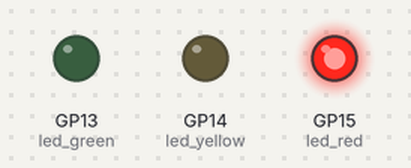
Recording of a program running on a simulated Raspberry Pi Pico running MicroPython. Parts: output pins drawn as LEDs (lit = HIGH).

Above: at 1.5 s.
At 4.0 s:
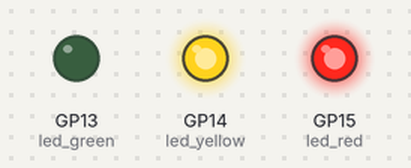
At 6.5 s:
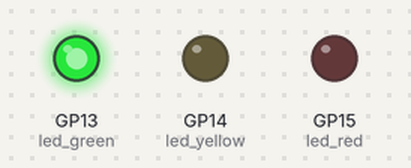
At 9.5 s:
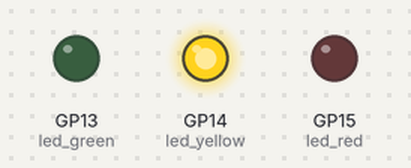
Timing chart, 0 to 14.3 s (numbered marks = the images above):
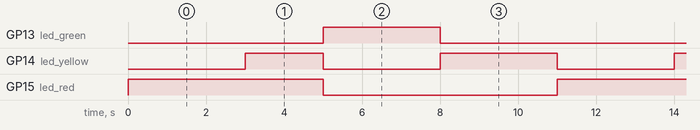

Measured:
- by itself, GP13 (led_green): alternates HIGH for 3.0 s and LOW for 8.0 s
- by itself, GP14 (led_yellow): repeats every 11.0 s: LOW 3.0 s, HIGH 3.0 s, LOW 3.0 s, HIGH 2.0 s
- by itself, GP15 (led_red): alternates HIGH for 5.0 s and LOW for 6.0 s

The program:

Traffic_Lights.py
```python
import machine
import utime

led_red = machine.Pin(15, machine.Pin.OUT)
led_yellow = machine.Pin(14, machine.Pin.OUT)
led_green = machine.Pin(13, machine.Pin.OUT)

while True:

    led_red.value(1)
    utime.sleep(3)
    led_yellow.value(1)
    utime.sleep(2)
    led_red.value(0)
    led_yellow.value(0)
    led_green.value(1)
    utime.sleep(3)
    led_green.value(0)
    led_yellow.value(1)
    utime.sleep(3)
    led_yellow.value(0)
```
